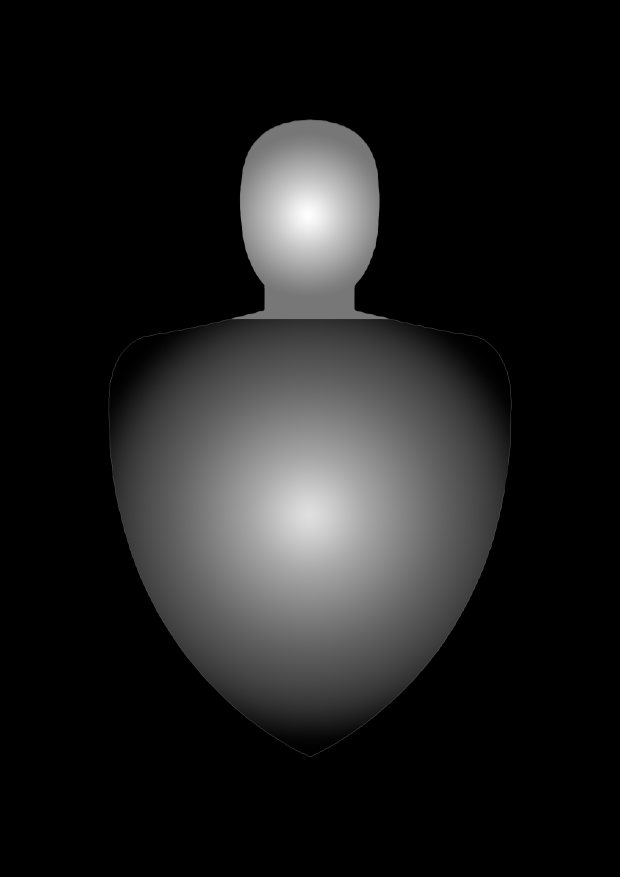
#> input picture src/imgs/st.png, 2480 x 3508 px (shown at 1/4 size); its folder holds only this picture in this run
$ python -i core_origin.py   (imports and definitions only)   (older library calls are emulated)
#> lines starting #> are read from the running program, lines starting #| are printed output that depends on the picture
# -*- coding: utf-8 -*-
# @Time    : 2023/6/9 10:56
# @Author  : Kragy
# @File    : 1.py

import math
import random
import threading
import time

import cv2
import numpy as np
import pygame

score_target = None  # 虚拟靶子
ST_height = 1000
ST_width = 0

COLOR_RANGE = {
    'red1': [(0, 43, 46), (10, 255, 255)],
    'red2': [(156, 43, 46), (180, 255, 255)],
    'green': [(35, 43, 46), (77, 255, 255)],
    'blue': [(100, 43, 46), (124, 255, 255)],
    'white': [(0, 0, 221), (180, 30, 255)]
}  # 颜色字典

HP_THRESHODE = 40  # 命中点阈值

last_shoot_time = 0  # 上次射击时间
tick = 0.2  # 设计判定间隔

# 不同音效数量
SOUND_NUM_HIT_FEEDBACK = 1
SOUND_NUM_HIT_REAL = 6
SOUND_NUM_SHELL_FALL = 3

hitpoint_list = []  # 命中点列表


def set_windows():
    cv2.namedWindow("frame", cv2.WINDOW_KEEPRATIO)
    cv2.moveWindow('frame', 0, 0)


# [24 lines left out: functions play_bgm_thread_target, play_hit_sound_thread_target, not called in this run]


def sound_back(score):
    play_sound_thread = threading.Thread(target=play_hit_sound_thread_target, args=(score,))
    play_sound_thread.start()


# [40 lines left out: functions get_area_by_color, area_locate, not called in this run]


def virtual_target_load(vt_path: str):
#> called with vt_path = '../imgs/st.png'
    global score_target, ST_width

    vt_raw = cv2.imread(vt_path)
#> vt_raw is the input picture: shape (3508, 2480, 3); mean B, G, R 30, 30, 30
    ST_width = int(ST_height * vt_raw.shape[1] / vt_raw.shape[0])
#> ST_width = 706
    vt_raw = cv2.resize(vt_raw, (ST_width, ST_height))
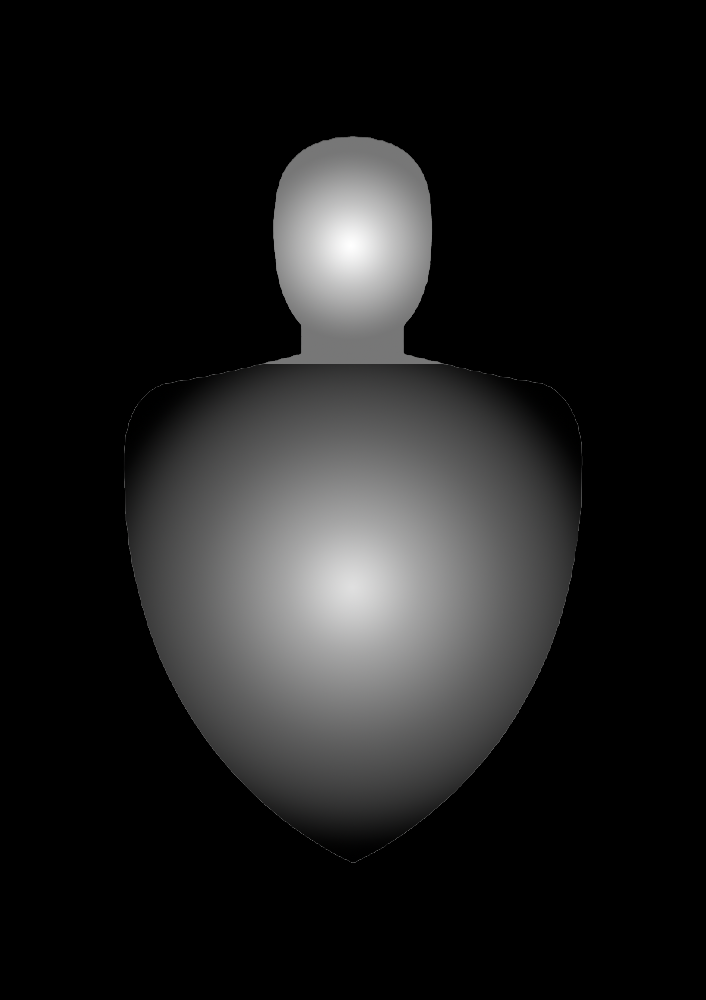
#> vt_raw: shape (1000, 706, 3); mean B, G, R 30, 30, 30
    vt_raw_hsv = cv2.cvtColor(vt_raw, cv2.COLOR_BGR2HSV)
#> vt_raw_hsv: shape (1000, 706, 3); mean H, S, V 9.1, 0.8, 30
    score_target = []
    for i in vt_raw_hsv:
        vt_row = []
        for j in i:
            vt_row.append((j[2]) / 255)
        score_target.append(vt_row)
#> after the loop, score_target = 1000 items
    score_target = np.array(score_target)


# [99 lines left out: functions real_target_locate, real_target_display, hitpoint_detect, hit_feedback, process_frame, not called in this run]


def main():
    virtual_target_load('../imgs/st.png')
    set_windows()
    net_cam = 'http://192.168.137.207:4747/videos'
    usb_cam = 0

#> (the run stopped early here; a loop or call above may not have finished)
